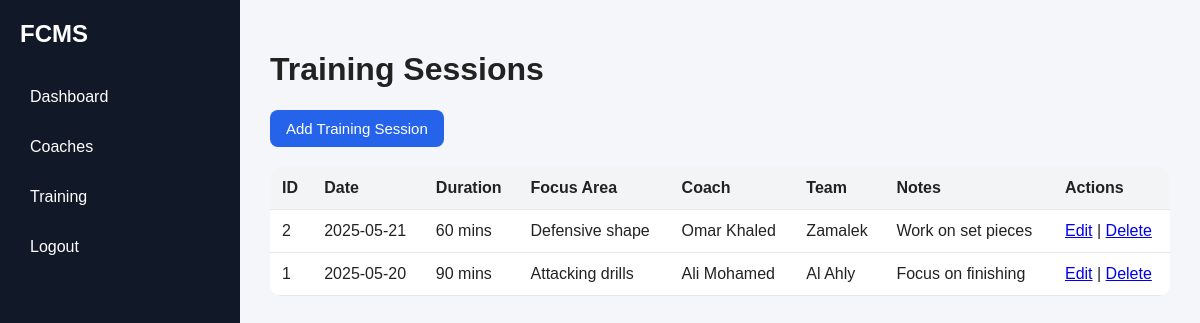
Screenshot of /public/index.php?page=training (signed in) with the database file from the repository.
### tables this page shows
CREATE TABLE `training_sessions` (
  `sessionId` int(11) NOT NULL,
  `coachId` int(11) DEFAULT NULL,
  `teamId` int(11) DEFAULT NULL,
  `sessionDate` date NOT NULL,
  `duration` varchar(50) DEFAULT NULL,
  `focusArea` varchar(100) DEFAULT NULL,
  `notes` text DEFAULT NULL
);

CREATE TABLE `coaches` (
  `coachId` int(11) NOT NULL,
  `userId` int(11) DEFAULT NULL,
  `teamId` int(11) DEFAULT NULL,
  `name` varchar(100) NOT NULL,
  `age` int(11) DEFAULT NULL,
  `phone` varchar(20) DEFAULT NULL,
  `specialization` varchar(100) DEFAULT NULL
);

CREATE TABLE `teams` (
  `teamId` int(11) NOT NULL,
  `teamName` varchar(100) NOT NULL,
  `category` varchar(50) DEFAULT NULL
);

### app/controllers/TrainingController.php (called while the page is built, shortened)
<?php
require_once __DIR__ . '/../models/TrainingSession.php';
class TrainingController extends Controller
{
    private $trainingModel;
    public function __construct()
    {
        $this->trainingModel = new TrainingSession();
    }
    public function index()
    {
        $sessions = $this->trainingModel->getAllSessions();
        $this->view('training/index', [
            'sessions' => $sessions
        ]);
    }
}

### app/core/Database.php (called while the page is built, shortened)
<?php
class Database
{
    private static $instance = null;
    private $connection;
    private function __construct()
    {
        $this->connection = new mysqli(DB_HOST, DB_USER, DB_PASS, DB_NAME);
        $this->connection->set_charset('utf8mb4');
    }
    public static function getInstance()
    {
        if (self::$instance === null) {
            self::$instance = new Database();
        }
        return self::$instance;
    }
    public function getConnection()
    {
        return $this->connection;
    }
}

### app/core/Model.php (called while the page is built, shortened)
<?php
require_once __DIR__ . '/Database.php';
class Model
{
    public function __construct()
    {
        $this->db = Database::getInstance()->getConnection();
    }
}

### app/models/TrainingSession.php (called while the page is built, shortened)
<?php
require_once __DIR__ . '/../core/Model.php';
class TrainingSession extends Model
{
    public function getAllSessions()
    {
        $sql = "SELECT training_sessions.*, coaches.name AS coachName, teams.teamName
                FROM training_sessions
                LEFT JOIN coaches ON training_sessions.coachId = coaches.coachId
                LEFT JOIN teams ON training_sessions.teamId = teams.teamId
                ORDER BY training_sessions.sessionId DESC";
        $result = $this->db->query($sql);
        return $result;
    }
}

### app/views/training/index.php (the view, shortened to what this page needs)
<!DOCTYPE html>
<html lang="en">
<head>
    <link rel="stylesheet" href="<?php echo BASE_URL; ?>css/style.css">
</head>
<body>
<div class="layout">
    <aside class="sidebar">
        <h2>FCMS</h2>
        <ul>
            <li><a href="<?php echo BASE_URL; ?>index.php?page=dashboard">Dashboard</a></li>
            <li><a href="<?php echo BASE_URL; ?>index.php?page=coaches">Coaches</a></li>
            <li><a href="<?php echo BASE_URL; ?>index.php?page=training">Training</a></li>
            <li><a href="<?php echo BASE_URL; ?>index.php?page=logout">Logout</a></li>
        </ul>
    </aside>
    <main class="content">
        <h1>Training Sessions</h1>
        <a class="btn-primary small-btn" href="<?php echo BASE_URL; ?>index.php?page=training&action=create">
            Add Training Session
        </a>
        <table class="data-table">
            <tr>
                <th>ID</th>
                <th>Date</th>
                <th>Duration</th>
                <th>Focus Area</th>
                <th>Coach</th>
                <th>Team</th>
                <th>Notes</th>
                <th>Actions</th>
            </tr>
            <?php if ($sessions && $sessions->num_rows > 0): ?>
                <?php while ($row = $sessions->fetch_assoc()): ?>
                    <tr>
                        <td><?php echo $row['sessionId']; ?></td>
                        <td><?php echo htmlspecialchars($row['sessionDate']); ?></td>
                        <td><?php echo htmlspecialchars($row['duration']); ?></td>
                        <td><?php echo htmlspecialchars($row['focusArea']); ?></td>
                        <td><?php echo htmlspecialchars($row['coachName'] ?? 'No Coach'); ?></td>
                        <td><?php echo htmlspecialchars($row['teamName'] ?? 'No Team'); ?></td>
                        <td><?php echo htmlspecialchars($row['notes']); ?></td>
                        <td>
                            <a href="<?php echo BASE_URL; ?>index.php?page=training&action=edit&id=<?php echo $row['sessionId']; ?>">Edit</a>
                            |
                            <a href="<?php echo BASE_URL; ?>index.php?page=training&action=delete&id=<?php echo $row['sessionId']; ?>"
                               onclick="return confirm('Are you sure you want to delete this training session?');">
                                Delete
                            </a>
                        </td>
                    </tr>
                <?php endwhile; ?>
            <?php else: ?>
                <tr>
                    <td colspan="8">No training sessions found.</td>
                </tr>
            <?php endif; ?>
        </table>
    </main>
</div>
</body>
</html>

### public/css/style.css (style rules this page uses)
* { box-sizing: border-box; font-family: Arial, sans-serif; }
body { margin: 0; background: #f4f6f9; color: #222; }
.btn-primary, .btn-secondary { display: inline-block; border: none; color: white; padding: 12px 16px; border-radius: 8px; cursor: pointer; font-size: 15px; text-decoration: none; }
.btn-primary { background: #2563eb; }
.layout { display: flex; min-height: 100vh; }
.sidebar { width: 240px; background: #111827; color: white; padding: 20px; flex-shrink: 0; }
.sidebar h2 { margin-top: 0; margin-bottom: 30px; }
.sidebar ul { padding: 0; list-style: none; }
.sidebar li { margin-bottom: 12px; }
.sidebar a { color: white; text-decoration: none; display: block; padding: 10px; border-radius: 8px; }
.content { flex: 1; padding: 30px; }
.data-table { width: 100%; border-collapse: collapse; }
.data-table th, .data-table td { padding: 12px; border-bottom: 1px solid #e5e7eb; text-align: left; }
.data-table th { background: #f8fafc; }
.small-btn { display: inline-block; width: auto; padding: 10px 16px; margin-bottom: 20px; text-decoration: none; }
.data-table { width: 100%; border-collapse: collapse; background: white; border-radius: 12px; overflow: hidden; }
.data-table th { background: #f3f4f6; }

### rows the page displays
training_sessions: sessionId "2", sessionDate "2025-05-21", duration "60 mins", focusArea "Defensive shape", coachId.name "Omar Khaled", teamId.teamName "Zamalek", notes "Work on set pieces"
training_sessions: sessionId "1", sessionDate "2025-05-20", duration "90 mins", focusArea "Attacking drills", coachId.name "Ali Mohamed", teamId.teamName "Al Ahly", notes "Focus on finishing"
